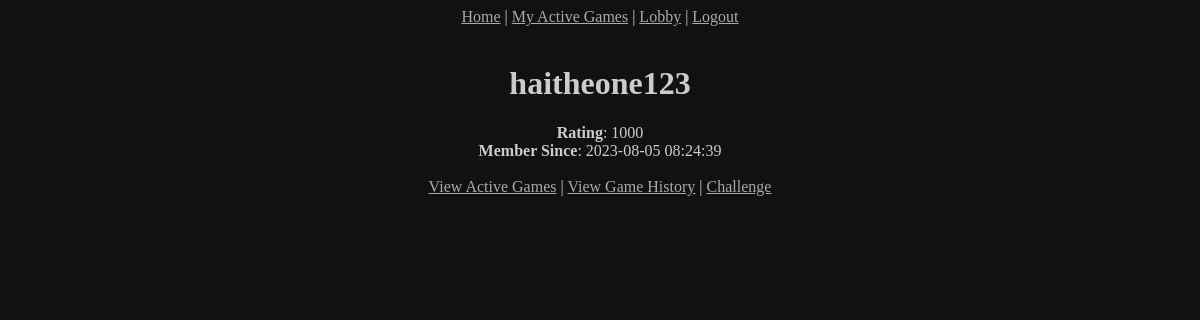
The app's page /profile?id=3 (signed in) with its own data.
### tables this page shows
CREATE TABLE "users" (
	"id"	INTEGER NOT NULL UNIQUE,
	"username"	TEXT NOT NULL,
	"password"	TEXT NOT NULL,
	"email"	TEXT NOT NULL,
	"rating"	INTEGER NOT NULL,
	"notifications"	INTEGER NOT NULL,
	"timestamp"	TEXT NOT NULL DEFAULT (datetime(CURRENT_TIMESTAMP, 'localtime')),
	PRIMARY KEY("id" AUTOINCREMENT)
);

### chesscorpy/app.py (the view)
@app.route('/profile')
@helpers.login_required
def profile():
    user_id = request.args.get('id', type=int)
    user_data = user.get_data_by_id(user_id)
    if not user_data:
        return helpers.error('That user does not exist.', 400)
    return render_template('profile.html', user_data=user_data)

### chesscorpy/database.py (called while the page is built)
def sql_exec(db, query, query_args=(), get_all=True, get_last_row=False):
    db = connect(db)
    db.row_factory = Row
    cur = db.cursor()
    data = cur.execute(query, query_args)
    data = data.fetchall() if get_all else data.fetchone()
    last_row_id = cur.lastrowid if get_last_row else None
    db.commit()
    db.close()
    return data if not get_last_row else last_row_id

### chesscorpy/helpers.py (called while the page is built)
def login_required(f):
    @wraps(f)
    def decorated_function(*args, **kwargs):
        if not user.logged_in():
            return redirect('/login')
        return f(*args, **kwargs)
    return decorated_function

### chesscorpy/user.py (called while the page is built)
def get_data_by_id(userid, fields='*'):
    query = f'SELECT {",".join(fields)} FROM users WHERE id = ? LIMIT 1'
    query_args = [userid]
    return database.sql_exec(database.DATABASE_FILE, query, query_args, False)

def logged_in():
    return True if session.get(USER_SESSION) else False

### chesscorpy/templates/profile.html (shortened to what this page needs)
{% extends "layout.html" %}
{% block main %}
    <h1><b>{{ user_data.username }}</b></h1>
    <b>Rating</b>: {{ user_data.rating }}<br>
    <b>Member Since</b>: {{ user_data.timestamp }}<br><br>
    <a href="/activegames?id={{ user_data.id }}">View Active Games</a> |
    <a href="/history?id={{ user_data.id }}">View Game History</a> |
    <a href="newgame?username={{ user_data.username }}">Challenge</a>
{% endblock %}

### chesscorpy/static/css/style.css (style rules this page uses)
body { background-color: #111111; color: #CCCCCC; }
a { color: #AAAAAA; }

### records on screen
users: username "haitheone123", rating "1000", timestamp "2023-08-05 08:24:39"
